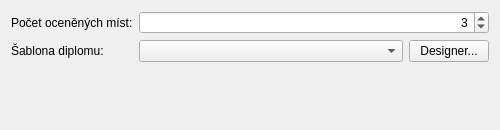
<?xml version="1.0" encoding="UTF-8"?>
<ui version="4.0">
 <class>PrintRelayAwardsOptionsDialogWidget</class>
 <widget class="QWidget" name="PrintRelayAwardsOptionsDialogWidget">
  <property name="geometry">
   <rect>
    <x>0</x>
    <y>0</y>
    <width>500</width>
    <height>130</height>
   </rect>
  </property>
  <property name="windowTitle">
   <string>Print Relay Awards</string>
  </property>
  <layout class="QFormLayout" name="formLayout">
   <item row="0" column="0">
    <widget class="QLabel" name="label">
     <property name="text">
      <string>Počet oceněných míst:</string>
     </property>
    </widget>
   </item>
   <item row="0" column="1">
    <widget class="QSpinBox" name="edNumPlaces">
     <property name="alignment">
      <set>Qt::AlignRight|Qt::AlignTrailing|Qt::AlignVCenter</set>
     </property>
     <property name="minimum">
      <number>1</number>
     </property>
     <property name="maximum">
      <number>55</number>
     </property>
     <property name="value">
      <number>3</number>
     </property>
    </widget>
   </item>
   <item row="1" column="0">
    <widget class="QLabel" name="label_2">
     <property name="text">
      <string>Šablona diplomu:</string>
     </property>
    </widget>
   </item>
   <item row="1" column="1">
    <layout class="QHBoxLayout">
     <item>
      <widget class="QComboBox" name="edReportPath">
       <property name="sizePolicy">
        <sizepolicy hsizetype="Expanding" vsizetype="Fixed">
         <horstretch>1</horstretch>
         <verstretch>0</verstretch>
        </sizepolicy>
       </property>
      </widget>
     </item>
     <item>
      <widget class="QPushButton" name="btnDesigner">
       <property name="text">
        <string>Designer...</string>
       </property>
       <property name="toolTip">
        <string>Otevřít designer diplomů</string>
       </property>
      </widget>
     </item>
    </layout>
   </item>
  </layout>
 </widget>
 <tabstops>
  <tabstop>edNumPlaces</tabstop>
  <tabstop>edReportPath</tabstop>
  <tabstop>btnDesigner</tabstop>
 </tabstops>
 <resources/>
 <connections/>
</ui>
